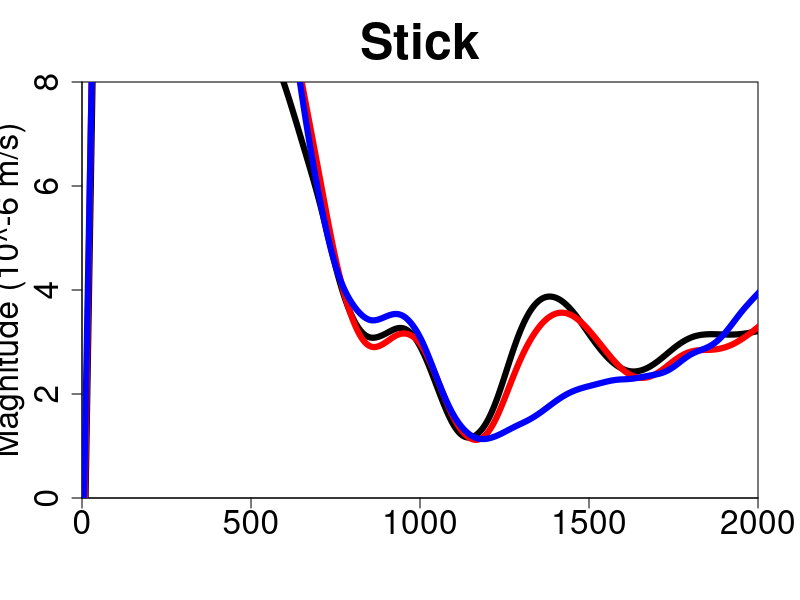

The R source for this figure:
filter <- read.csv("stick_abs.csv")
filter0 <- subset(filter, Distance..mm.==0)
filter5 <- subset(filter, Distance..mm.==5)
filter10 <- subset(filter, Distance..mm.==10)

abs <-smooth.spline(filter0$Frequency..Hz., filter0$fig, spar = .6)
plot(abs, main = "Stick", xlab = "", ylab = "Magnitude (10^-6 m/s)", 
     cex.main = 3, cex.lab = 2, cex.axis = 2, ylim=c(0, 8), xlim=c(0, 2000), xaxs = "i", yaxs = "i", col = "white")

abs <-smooth.spline(filter0$Frequency..Hz., filter0$fig, spar = .6)
lines(abs, col = "black", lwd = 6)

abs <-smooth.spline(filter5$Frequency..Hz., filter5$fig, spar = .6)
lines(abs, col = "red", lwd = 6)

abs <-smooth.spline(filter10$Frequency..Hz., filter10$fig, spar = .6)
lines(abs, col = "blue", lwd = 6)